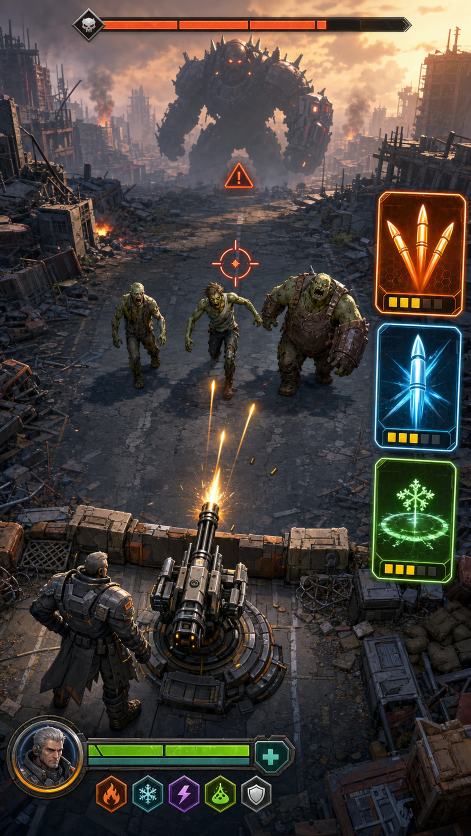
#> input picture assets/m1_visual/contact_sheets/contact_battle_mock_v1.png, 941 x 1672 px, given in place of char_vanguard_infernal_alpha.png, which was not available (shown at 1/2 size)
$ python build_infernal_runtime_assets.py
#> lines starting #> are read from the running program, lines starting #| are printed output that depends on the picture; pictures that were not available may be replaced by others from this repository, and a replacement may not be noted
#!/usr/bin/env python3
"""Build Infernal Dominion Step-2 runtime assets from approved alpha masters.

The generated masters freeze identity and hard-surface design.  This builder is
deterministic: it fits those masters into the runtime canvases, derives the
minimal 4/4/3 theme animation set, paints every button at its native size, and
creates cosmetic weapon variants without changing gameplay data or geometry.
"""

from __future__ import annotations

import argparse
import hashlib
import json
from pathlib import Path

import numpy as np
import cv2
from PIL import Image, ImageChops, ImageDraw, ImageEnhance, ImageFilter, ImageOps


ROOT = Path(__file__).resolve().parents[1]
SOURCE = ROOT / "assets/production/source_refs/generated/premium_infernal_dominion_inferno_phase2_2026_07_31"
THEME = ROOT / "assets/production/sprites/themes/infernal_dominion"
PREMIUM = ROOT / "assets/production/sprites/premium/infernal_dominion"
MANIFEST = SOURCE / "infernal_runtime_manifest_v1.json"
CONTACT = SOURCE / "infernal_runtime_contact_sheet_v1.png"
TRUE_GRIP_CONTACT = SOURCE / "inferno_true_grip_contact_sheet_v1.png"
BUTTON_PRIMARY_MASTER = SOURCE / "infernal_dominion_button_primary_transparent_v2.png"
BUTTON_SECONDARY_MASTER = SOURCE / "infernal_dominion_button_secondary_transparent_v2.png"
BUTTON_MANIFEST = SOURCE / "infernal_dominion_button_runtime_manifest_v2.json"
BUTTON_CONTACT = SOURCE / "infernal_dominion_button_runtime_contact_sheet_v2.png"

HEROES = ("char_vanguard", "char_blaze", "char_frost", "char_volt")
WEAPONS = (
    "weapon_autocannon", "weapon_flamethrower", "weapon_cryocannon",
    "weapon_teslacoil", "weapon_venomlauncher", "weapon_railgun",
    "weapon_scattergun", "weapon_plasmacannon",
)
FUNCTIONAL = {
    "weapon_autocannon": (222, 166, 68), "weapon_flamethrower": (255, 82, 24),
    "weapon_cryocannon": (76, 218, 255), "weapon_teslacoil": (126, 112, 255),
    "weapon_venomlauncher": (112, 232, 70), "weapon_railgun": (164, 244, 255),
    "weapon_scattergun": (255, 190, 70), "weapon_plasmacannon": (225, 92, 255),
}
BUTTON_SIZES = (
    (154, 44), (166, 58), (170, 84), (172, 44), (174, 72), (176, 76),
    (236, 96), (260, 112), (268, 48), (286, 72), (286, 80), (286, 112),
    (320, 74), (320, 80), (412, 88), (432, 88), (440, 80), (440, 88),
    (444, 88), (452, 88), (484, 102), (512, 160), (560, 104), (600, 120),
    (760, 88), (760, 112), (780, 148), (784, 96), (840, 88), (880, 88),
    (880, 96), (904, 88), (920, 88), (980, 58), (980, 96), (980, 100),
)


def fit_alpha(image: Image.Image, size: tuple[int, int], fill: float = 0.92) -> Image.Image:
    image = image.convert("RGBA")
    box = image.getbbox()
    if box is None:
        raise RuntimeError("empty alpha master")
    image = image.crop(box)
    scale = min(size[0] * fill / image.width, size[1] * fill / image.height)
    image = image.resize((max(1, round(image.width * scale)), max(1, round(image.height * scale))), Image.Resampling.LANCZOS)
    canvas = Image.new("RGBA", size)
    canvas.alpha_composite(image, ((size[0] - image.width) // 2, (size[1] - image.height) // 2))
    return canvas


def keep_largest_alpha_component(image: Image.Image) -> Image.Image:
    """Drop neighboring-panel fragments left by a wide triptych silhouette."""
    rgba = np.asarray(image.convert("RGBA")).copy()
    mask = (rgba[:, :, 3] > 18).astype(np.uint8)
    count, labels, stats, _centroids = cv2.connectedComponentsWithStats(mask, 8)
    if count <= 1:
        return image.convert("RGBA")
    largest = 1 + int(np.argmax(stats[1:, cv2.CC_STAT_AREA]))
    keep = labels == largest
    rgba[~keep, 3] = 0
    return Image.fromarray(rgba)


def battle_back_panel(hero: str, panel_index: int) -> Image.Image:
    """Return one authored rear-view panel from the 4-pose battle sheet.

    Panel 0 is weaponless idle; panels 1/2/3 are upper-left, forward and
    upper-right true-grip poses.  Store/collection portraits deliberately keep
    using the front master while every battlefield sprite uses this rear view.
    """
    sheet = Image.open(SOURCE / f"{hero}_infernal_battle_back_sheet.png").convert("RGBA")
    x0 = round(sheet.width * panel_index / 4.0)
    x1 = round(sheet.width * (panel_index + 1) / 4.0)
    return keep_largest_alpha_component(sheet.crop((x0, 0, x1, sheet.height)))


def hero_frame(master: Image.Image, state: str, index: int) -> Image.Image:
    # Deliberately subtle theme-only motion.  Weapon-specific semantic firing
    # remains in the existing combo system and Step 4 true-grip production.
    base = fit_alpha(master, (512, 512), 0.92)
    if state == "idle":
        dy = (-2, 0, 2, 0)[index]
        scale = (0.995, 1.0, 1.006, 1.0)[index]
        angle = (-0.35, 0.0, 0.35, 0.0)[index]
    elif state == "attack":
        dy = (2, -4, -7, -2)[index]
        scale = (1.0, 1.012, 1.025, 1.008)[index]
        angle = (-0.5, 0.8, 1.6, 0.2)[index]
    else:
        dy = (2, 6, 1)[index]
        scale = (0.995, 0.982, 1.0)[index]
        angle = (-1.5, 1.8, -0.4)[index]
    transformed = base.rotate(angle, resample=Image.Resampling.BICUBIC, expand=False)
    if scale != 1.0:
        resized = transformed.resize((round(512 * scale), round(512 * scale)), Image.Resampling.LANCZOS)
        transformed = Image.new("RGBA", (512, 512))
        transformed.alpha_composite(resized, ((512 - resized.width) // 2, (512 - resized.height) // 2 + dy))
    else:
        shifted = Image.new("RGBA", (512, 512))
        shifted.alpha_composite(transformed, (0, dy))
        transformed = shifted
    return transformed


def build_heroes(entries: list[dict]) -> None:
    for hero in HEROES:
        display_master = Image.open(SOURCE / f"{hero}_infernal_alpha.png").convert("RGBA")
        portrait = fit_alpha(display_master, (720, 980), 0.94)
        portrait_path = THEME / "characters" / f"{hero}_portrait_frameless.png"
        portrait_path.parent.mkdir(parents=True, exist_ok=True)
        portrait.save(portrait_path, optimize=True)
        entries.append(record(portrait_path, "hero_portrait"))
        battle_master = battle_back_panel(hero, 0)
        out = THEME / "characters/animations" / hero
        out.mkdir(parents=True, exist_ok=True)
        for state, count in (("idle", 4), ("attack", 4), ("hurt", 3)):
            for idx in range(count):
                path = out / f"{hero}_{state}_{idx + 1:02d}.png"
                hero_frame(battle_master, state, idx).save(path, optimize=True)
                entries.append(record(path, f"hero_{state}"))


# [270 lines left out: functions button_master, button_asset, validate_button_asset, build_buttons, build_button_contact, refresh_button_manifest and 6 more, not called in this run]


def record(path: Path, kind: str) -> dict:
    digest = hashlib.sha256(path.read_bytes()).hexdigest()
    with Image.open(path) as im:
        size = list(im.size)
    return {"path": str(path.relative_to(ROOT)), "kind": kind, "size": size, "sha256": digest}


# [22 lines left out: function build_contact, not called in this run]


def main() -> None:
    parser = argparse.ArgumentParser(description=__doc__)
    parser.add_argument(
        "--buttons-only",
        action="store_true",
        help="rebuild reviewed Infernal Dominion button natives without touching other accepted runtime art",
    )
    args = parser.parse_args()
    entries: list[dict] = []
    if args.buttons_only:
        build_buttons(entries)
        build_button_contact()
        refresh_button_manifest(entries)
        print(f"Infernal Dominion rendered button assets built: {len(entries)} files")
        return
    build_heroes(entries)
#> in fit_alpha, `box = image.getbbox()`: box = (0, 0, 941, 1672)
#> in fit_alpha, `canvas = Image.new("RGBA", size)`: canvas: PIL image 720x980 RGBA; every value is 0
#> in fit_alpha, `canvas.alpha_composite(image, ((size[0] - image.width) // 2, (size[1] ..`:
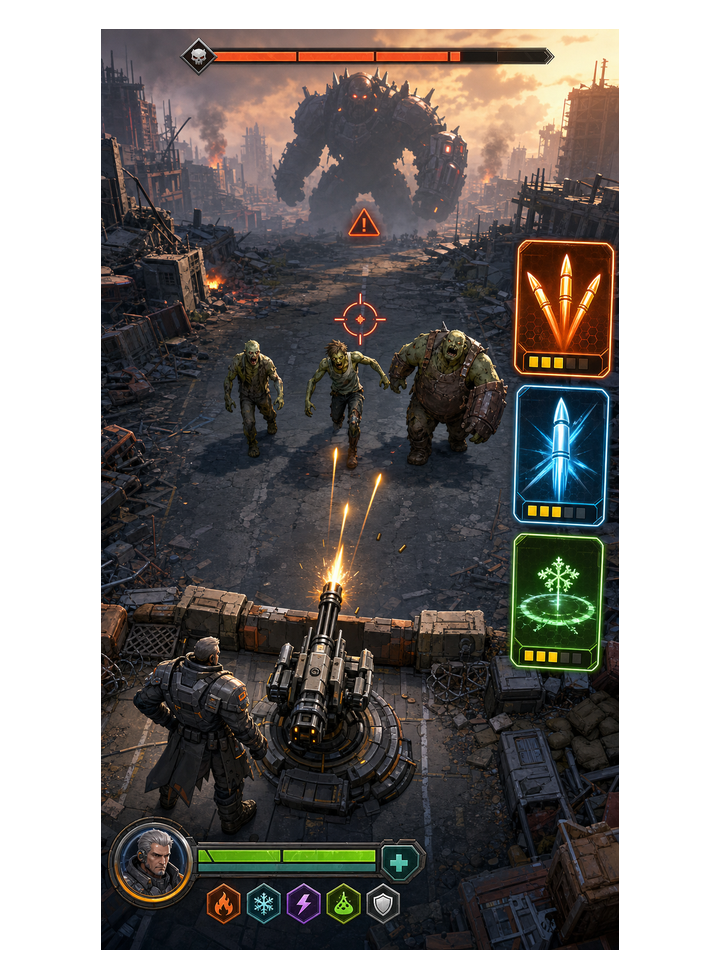
#> canvas: PIL image 720x980 RGBA; mean R, G, B, A 47.7, 43.5, 40.6, 172.4; transparent parts drawn white
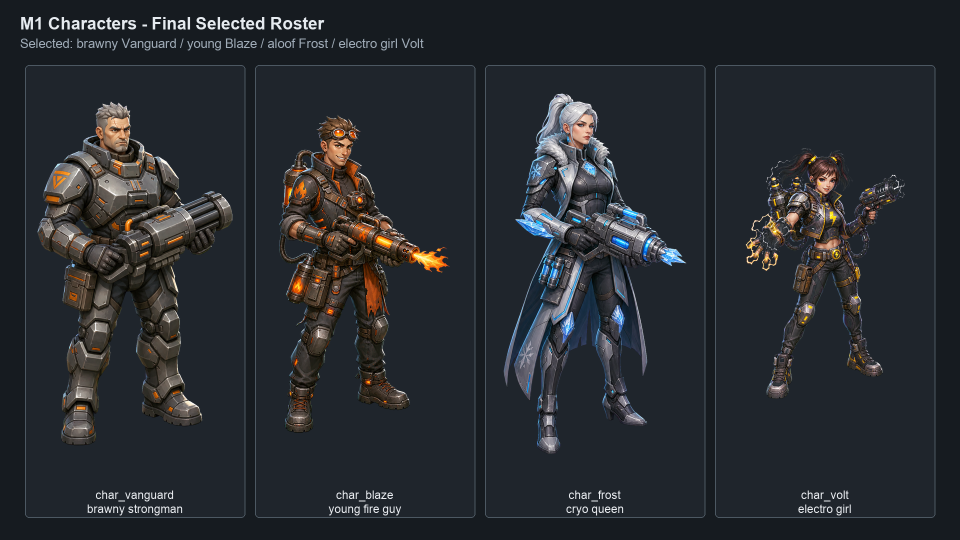
#> input picture assets/m1_visual/contact_sheets/contact_characters.png, 1920 x 1080 px, given in place of char_vanguard_infernal_battle_back_sheet.png, which was not available (shown at 1/2 size)
#> in keep_largest_alpha_component, `rgba = np.asarray(image.convert("RGBA")).copy()`:
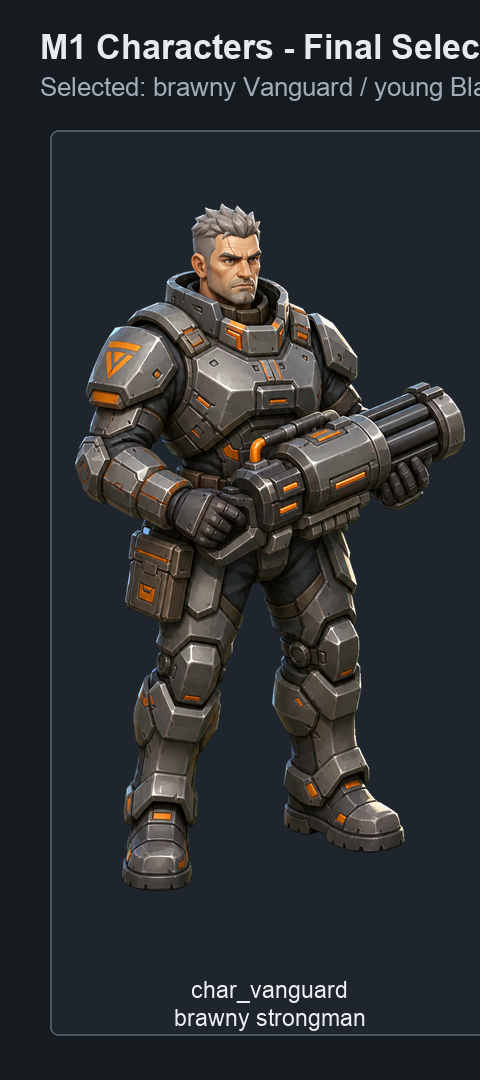
#> rgba: shape (1080, 480, 4); mean R, G, B, A 44.6, 46.9, 49.5, 255
#> in keep_largest_alpha_component, `mask = (rgba[:, :, 3] > 18).astype(np.uint8)`: mask: shape (1080, 480); every value is 1
#> in keep_largest_alpha_component, `count, labels, stats, _centroids = cv2.connectedComponentsWithStats(ma..`: labels: shape (1080, 480) int32; every value is 1
#> in keep_largest_alpha_component, `count, labels, stats, _centroids = cv2.connectedComponentsWithStats(ma..`: count = 2; stats = [[-1, 2147483647, 0, 0, 0], [0, 0, 480, 1080, 518400]]
#> in keep_largest_alpha_component, `largest = 1 + int(np.argmax(stats[1:, cv2.CC_STAT_AREA]))`: largest = 1
#> call 2 of fit_alpha, with size = (512, 512), fill = 0.92
#> in fit_alpha (call 2), `box = image.getbbox()`: box = (0, 0, 480, 1080)
#> in fit_alpha (call 2), `image = image.resize((max(1, round(image.width * scale)), max(1, round..`:
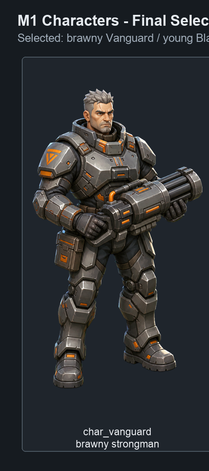
#> image: PIL image 209x471 RGBA; mean R, G, B, A 44.6, 46.9, 49.5, 255
#> in fit_alpha (call 2), `canvas = Image.new("RGBA", size)`: canvas: PIL image 512x512 RGBA; every value is 0
#> in fit_alpha (call 2), `canvas.alpha_composite(image, ((size[0] - image.width) // 2, (size[1] ..`:
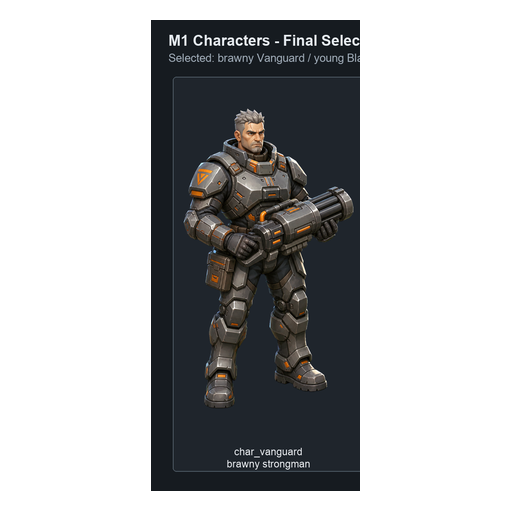
#> canvas: PIL image 512x512 RGBA; mean R, G, B, A 16.7, 17.6, 18.6, 95.8; transparent parts drawn white
#> in hero_frame, `transformed = base.rotate(angle, resample=Image.Resampling.BICUBIC, ex..`:
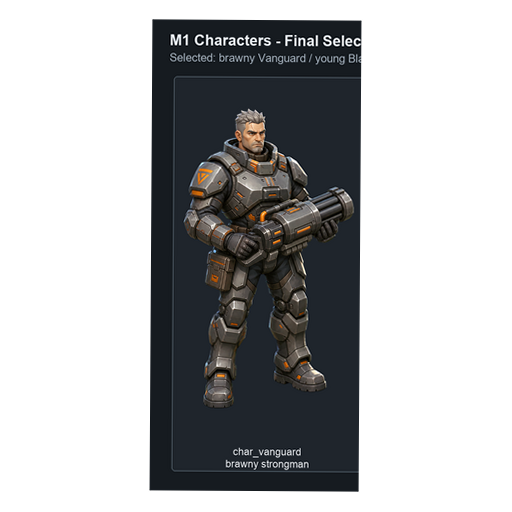
#> transformed: PIL image 512x512 RGBA; mean R, G, B, A 16.7, 17.6, 18.6, 95.8; transparent parts drawn white
#> in hero_frame, `transformed.alpha_composite(resized, ((512 - resized.width) // 2, (512..`:
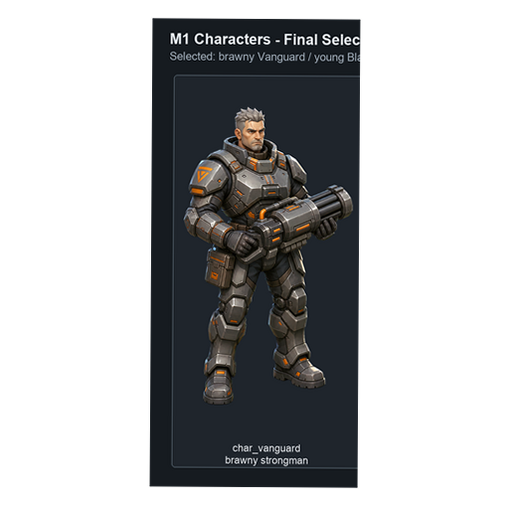
#> transformed: PIL image 512x512 RGBA; mean R, G, B, A 16.6, 17.5, 18.5, 94.6; transparent parts drawn white
    button_start = len(entries)
    build_buttons(entries)
    button_entries = entries[button_start:]
    build_weapon_coatings(entries)
    build_premium(entries)
    build_true_grip(entries)
    build_signature(entries)
    build_logo(entries)
    build_contact(entries)
    MANIFEST.write_text(json.dumps({"version": 1, "count": len(entries), "assets": entries}, ensure_ascii=False, indent=2) + "\n")
    build_button_contact()
    refresh_button_manifest(button_entries)
    print(f"Infernal runtime assets built: {len(entries)} files")


if __name__ == "__main__":
#> (the run stopped early here; a loop or call above may not have finished)
